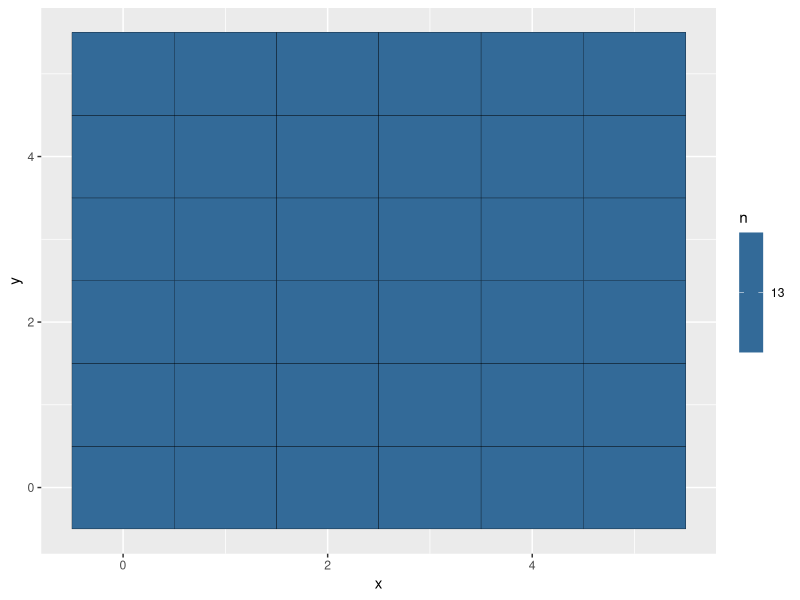

The R script that drew this image:
## ---- chunk 1
library(dplyr)
library(tidyverse)
## ---- chunk 2
grid_dimineions  <- seq(0,5)

expand.grid(x = grid_dimineions, y = grid_dimineions) -> grid

grid %>% unite(coordinates, c(x,y), sep = ',', remove = FALSE) %>% 
  mutate(d = 0.4, b = 0.8, e = 0.2, i = 0.1, n = 10 )-> grid

## ---- chunk 3
eqation_func <- function(n, b, d, i, e){
  return(n+b*n - d*n + i*n - e*n)
}

## ---- chunk 4
for(i in 1:nrow(grid)){
  grid$emigrants[i] <- grid$n[i] * grid$e[i]
}
## ---- chunk 5
simulator <- function(data){
  next_ns <- NULL
  for(i in 1:nrow(data)){
    next_ns[i] = eqation_func(data$n[i], data$b[i], data$d[i], data$i[i], data$e[i])
  }
  result <- data.frame(data |> mutate(n = next_ns))
  return(result)
}

## ---- chunk 6
simulator(data = grid) %>% ggplot(aes(x = x, y = y, fill = n)) +
  geom_tile(colour = "black")
## ---- chunk 7
euclidean_distance <- function(x1, x2, y1, y2){
  return(sqrt(((x2 - x1)^2 + (y2 - y1)^2)))
}
euclidean_distance(0, 0, 1, 0)
